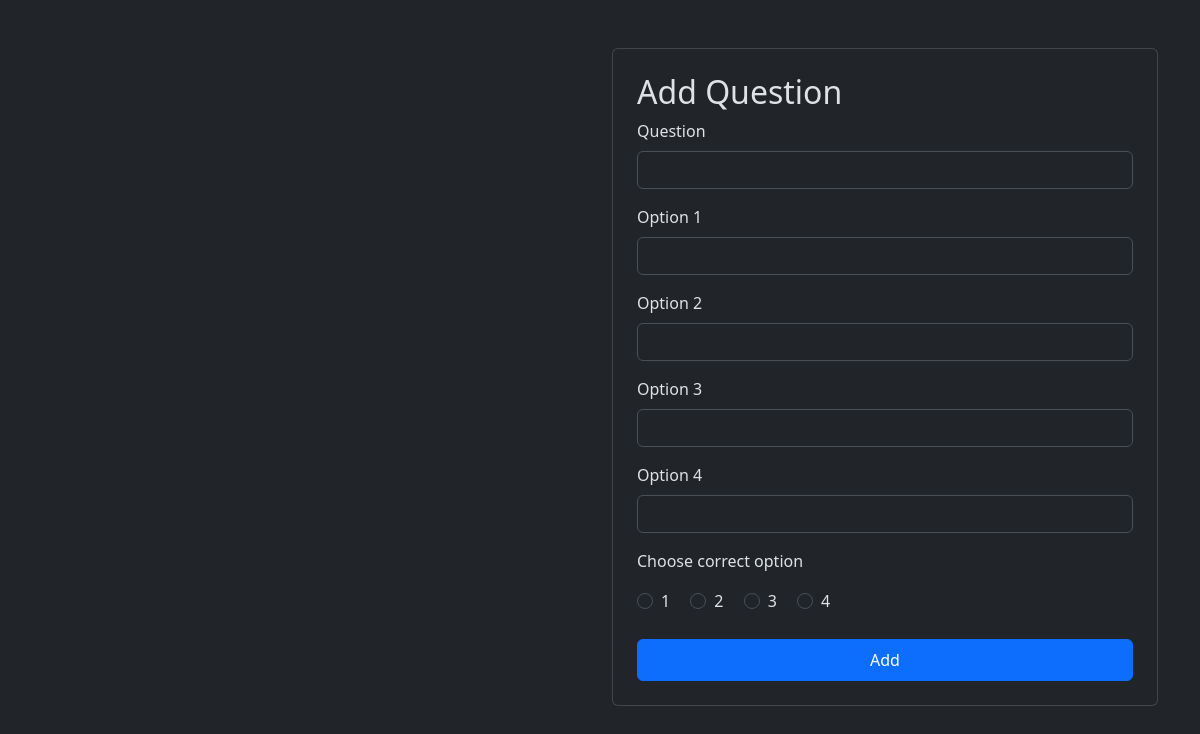
Page /question/4 on the earlier database version.
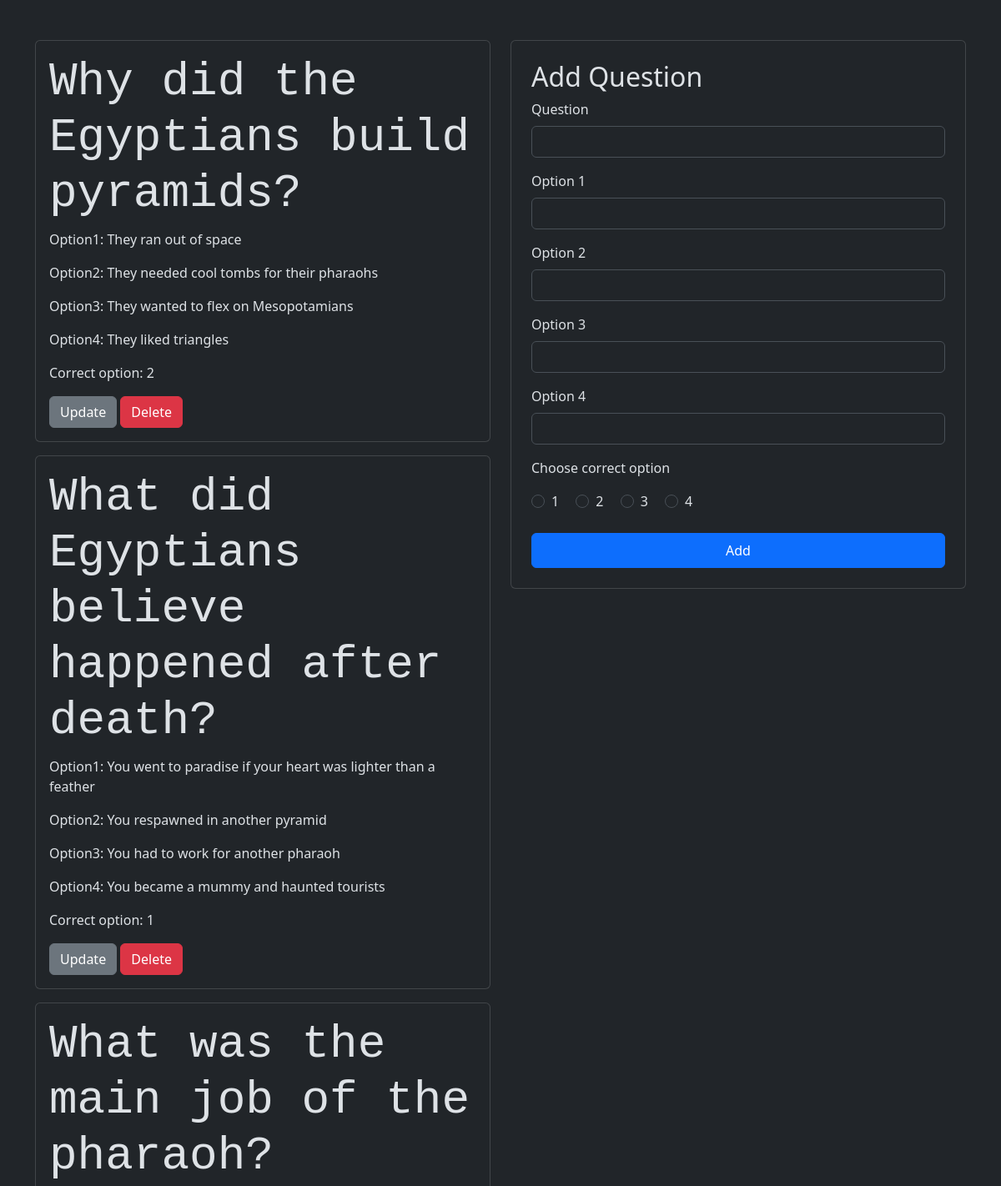
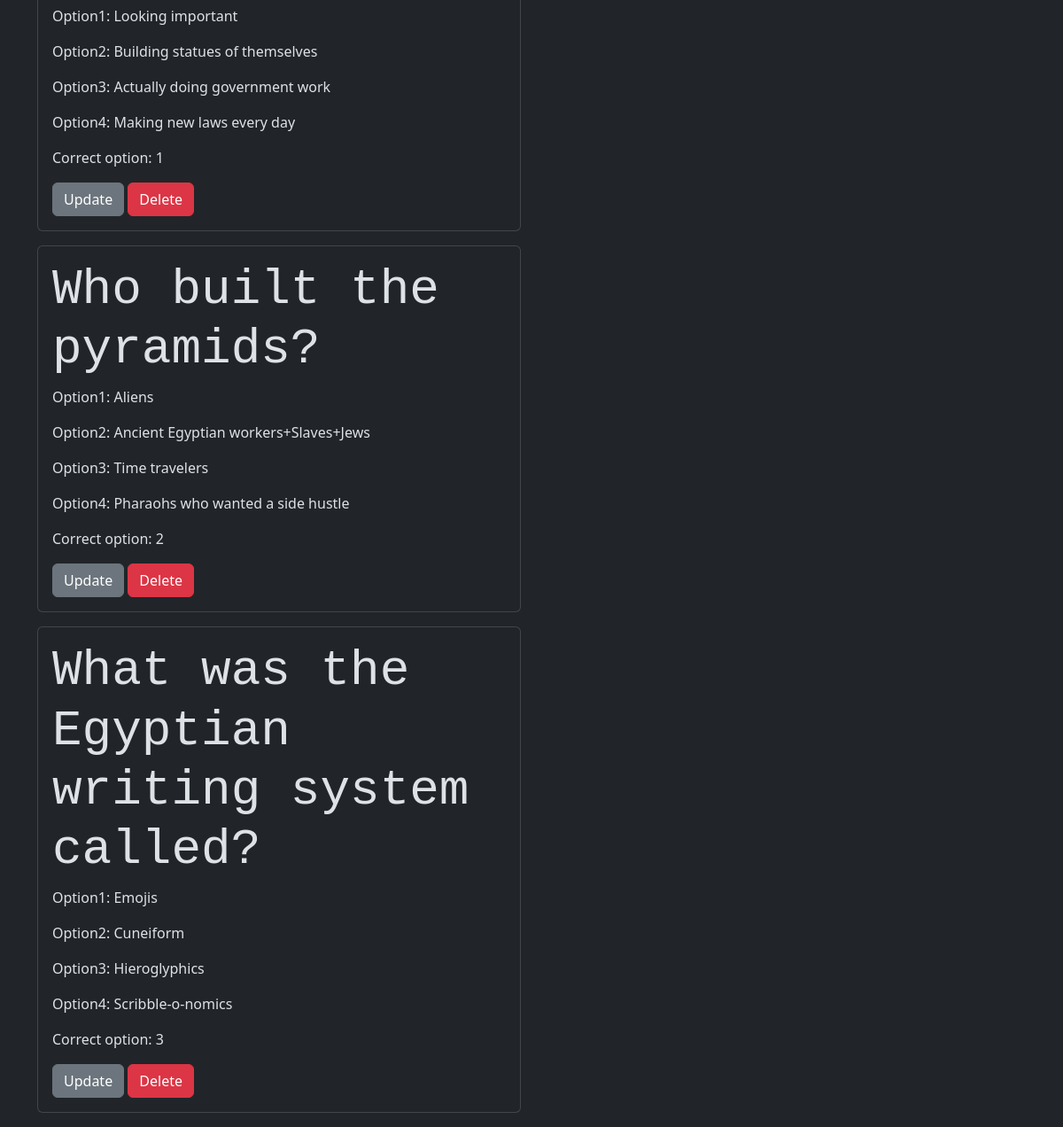
Same page on the later database version (2 pictures, top to bottom).
### models/models.py (models this page shows)
class Questions(db.Model):
    id=db.Column(db.Integer, primary_key=True)
    q_id=db.Column(db.Integer,db.ForeignKey('quiz.id', ondelete="CASCADE"))
    question=db.Column(db.Text,nullable=False)
    op1=db.Column(db.Text,nullable=False)
    op2=db.Column(db.Text,nullable=False)
    op3=db.Column(db.Text,nullable=False)
    op4=db.Column(db.Text,nullable=False)
    cop=db.Column(db.Integer,nullable=False)

### controllers/controllers.py (the view, shortened to what this page needs)
@app.route("/question/<int:q_id>",methods=["POST","GET"])
def questions(q_id):
    quests=Questions.query.filter_by(q_id=q_id)
    return render_template("questiondash.html",quests=quests,q_id=q_id)

### templates/questiondash.html
{% extends 'base.html' %}
{% block content %}
<br><br>
<div class="container">
    <div class="row">
        <div class="col-md-6">
            {% for quest in quests %}
            <div class="card mb-3">
                <div class="card-body">
                    <h1 class="card-title display-4 font-monospace">{{ quest.question }}</h1>
                    <p class="card-text">Option1: {{ quest.op1 }}</p>
                    <p class="card-text">Option2: {{ quest.op2 }}</p>
                    <p class="card-text">Option3: {{ quest.op3 }}</p>
                    <p class="card-text">Option4: {{ quest.op4 }}</p>
                    <p class="card-text">Correct option: {{ quest.cop }}</p>
                    <a href="/questedit/{{quest.id}}" class="btn btn-secondary">Update</a>
                    <a href="/questdel/{{quest.id}}" class="btn btn-danger">Delete</a>
                </div>
            </div>
            {% endfor %}
        </div>
        <div class="col-md-6">
            <div class="card p-4">
                <h2>Add Question</h2>
                <form action="/question/{{ q_id }}" method="post">
                    <div class="mb-3">
                        <label for="Question" class="form-label">Question</label>
                        <input type="text" class="form-control" name="question" id="Question" required>
                    </div>
                    <div class="mb-3">
                        <label for="Op1" class="form-label">Option 1</label>
                        <input type="text" class="form-control" name="op1" id="Op1" required>
                    </div>
                    <div class="mb-3">
                        <label for="Op2" class="form-label">Option 2</label>
                        <input type="text" class="form-control" name="op2" id="Op2" required>
                    </div>
                    <div class="mb-3">
                        <label for="Op3" class="form-label">Option 3</label>
                        <input type="text" class="form-control" name="op3" id="Op3" required>
                    </div>
                    <div class="mb-3">
                        <label for="Op4" class="form-label">Option 4</label>
                        <input type="text" class="form-control" name="op4" id="Op4" required>
                    </div>
                    <p>Choose correct option</p>
                    <div class="form-check form-check-inline">
                        <input class="form-check-input" type="radio" name="inlineRadioOptions" id="inlineRadio1" value="1" required>
                        <label class="form-check-label" for="inlineRadio1">1</label>
                    </div>
                    <div class="form-check form-check-inline">
                        <input class="form-check-input" type="radio" name="inlineRadioOptions" id="inlineRadio2" value="2">
                        <label class="form-check-label" for="inlineRadio2">2</label>
                    </div>
                    <div class="form-check form-check-inline">
                        <input class="form-check-input" type="radio" name="inlineRadioOptions" id="inlineRadio3" value="3">
                        <label class="form-check-label" for="inlineRadio3">3</label>
                    </div>
                    <div class="form-check form-check-inline">
                        <input class="form-check-input" type="radio" name="inlineRadioOptions" id="inlineRadio3" value="4">
                        <label class="form-check-label" for="inlineRadio3">4</label>
                    </div>
                    <br>
                    <br>
                    <button class="btn btn-primary w-100 py-2" type="submit">Add</button>
                </form>
            </div>
        </div>
    </div>
</div>
{% endblock %}

### templates/base.html (shortened to what this page needs)
<!doctype html>
<html lang="en" data-bs-theme="dark">
  <head>
    <link href="https://cdn.jsdelivr.net/npm/bootstrap@5.3.3/dist/css/bootstrap.min.css" rel="stylesheet">
  </head>
  <body>
    {% block content %}
    {% endblock %}
  </body>
</html>

Differences in the rows shown:
added Questions: question "Why did the Egyptians build pyramids?", op1 "They ran out of space", op2 "They needed cool tombs for their pharaohs", op3 "They wanted to flex on Mesopotamians", op4 "They liked triangles", cop "2"
added Questions: question "What did Egyptians believe happened after death?", op1 "You went to paradise if your heart was lighter than a feather", op2 "You respawned in another pyramid", op3 "You had to work for another pharaoh", op4 "You became a mummy and haunted tourists", cop "1"
added Questions: question "What was the main job of the pharaoh?", op1 "Looking important", op2 "Building statues of themselves", op3 "Actually doing government work", op4 "Making new laws every day", cop "1"
added Questions: question "Who built the pyramids?", op1 "Aliens", op2 "Ancient Egyptian workers+Slaves+Jews", op3 "Time travelers", op4 "Pharaohs who wanted a side hustle", cop "2"
added Questions: question "What was the Egyptian writing system called?", op1 "Emojis", op2 "Cuneiform", op3 "Hieroglyphics", op4 "Scribble-o-nomics", cop "3"
